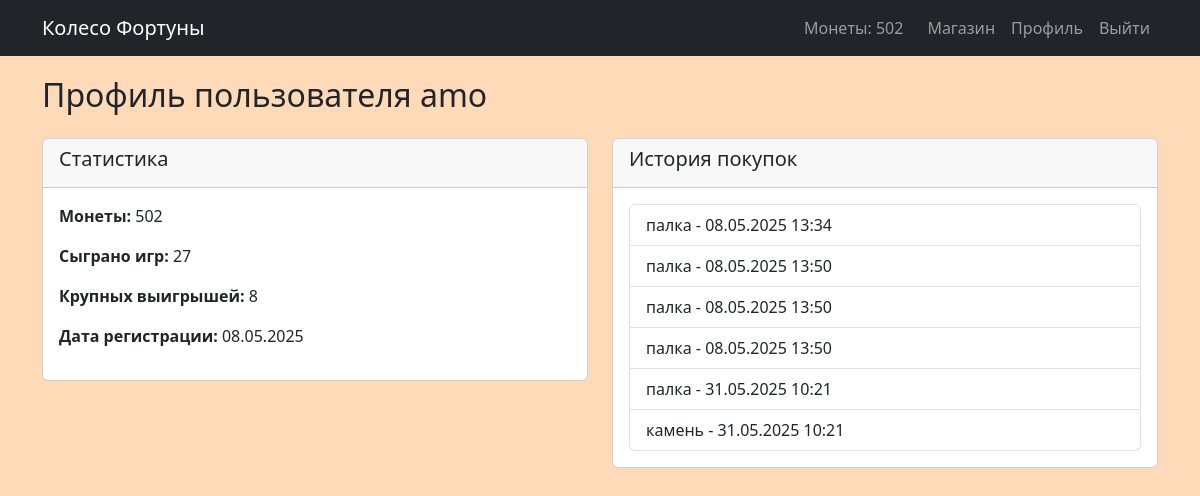
/profile/ (signed in), run on the app's committed database.
### wheel/models.py (models this page shows, shortened)
class Profile(models.Model):
    user = models.OneToOneField(User, on_delete=models.CASCADE)
    coins = models.IntegerField(default=0)
    games_played = models.IntegerField(default=0)
    wins = models.IntegerField(default=0)

class Purchase(models.Model):
    user = models.ForeignKey(User, on_delete=models.CASCADE)
    item = models.ForeignKey(ShopItem, on_delete=models.CASCADE)
    purchase_date = models.DateTimeField(auto_now_add=True)

class ShopItem(models.Model):
    name = models.CharField(max_length=100)
    description = models.TextField()
    price = models.IntegerField()
    image = models.ImageField(upload_to='shop_items/')

### wheel/views.py (the view)
# urls.py: path('profile/', views.profile_view, name='profile'),
@login_required
def profile_view(request):
    profile = request.user.profile
    purchases = Purchase.objects.filter(user=request.user)
    return render(request, 'wheel/profile.html', {'profile': profile, 'purchases': purchases})

### wheel/templates/wheel/profile.html
{% extends 'wheel/base.html' %}
{% block content %}
<body style="background-color: #FFDAB9;">
</body>
<h2>Профиль пользователя {{ user.username }}</h2>
<div class="row mt-4">
    <div class="col-md-6">
        <div class="card">
            <div class="card-header">
                <h5>Статистика</h5>
            </div>
            <div class="card-body">
                <p><strong>Монеты:</strong> {{ profile.coins }}</p>
                <p><strong>Сыграно игр:</strong> {{ profile.games_played }}</p>
                <p><strong>Крупных выигрышей:</strong> {{ profile.wins }}</p>
                <p><strong>Дата регистрации:</strong> {{ user.date_joined|date:"d.m.Y" }}</p>
            </div>
        </div>
    </div>
    <div class="col-md-6">
        <div class="card">
            <div class="card-header">
                <h5>История покупок</h5>
            </div>
            <div class="card-body">
                {% if purchases %}
                    <ul class="list-group">
                        {% for purchase in purchases %}
                            <li class="list-group-item">
                                {{ purchase.item.name }} - {{ purchase.purchase_date|date:"d.m.Y H:i" }}
                            </li>
                        {% endfor %}
                    </ul>
                {% else %}
                    <p>У вас пока нет покупок</p>
                {% endif %}
            </div>
        </div>
    </div>
</div>
{% endblock %}

### wheel/templates/wheel/base.html (shortened to what this page needs)
<!DOCTYPE html>
<html lang="en">
<head>
    <link href="https://cdn.jsdelivr.net/npm/bootstrap@5.3.0/dist/css/bootstrap.min.css" rel="stylesheet">
</head>
<body style="background-color: #FFDAB9;">
    <nav class="navbar navbar-expand-lg navbar-dark bg-dark">
        <div class="container">
            <a class="navbar-brand" href="{% url 'home' %}">Колесо Фортуны</a>
            <div class="navbar-nav ms-auto">
                {% if user.is_authenticated %}
                    <span class="navbar-text me-3">
                        Монеты: {{ user.profile.coins }}
                    </span>
                    <a class="nav-link" href="{% url 'shop' %}">Магазин</a>
                    <a class="nav-link" href="{% url 'profile' %}">Профиль</a>
                    <a class="nav-link" href="{% url 'logout' %}">Выйти</a>
                {% else %}
                    <a class="nav-link" href="{% url 'login' %}">Войти</a>
                    <a class="nav-link" href="{% url 'register' %}">Регистрация</a>
                {% endif %}
            </div>
        </div>
    </nav>
    <div class="container">
        {% block content %}
        {% endblock %}
    </div>
</body>
</html>

### wheel/templates/wheel/base.html (style rules this page uses)
.navbar { margin-bottom: 20px; }

### data on the page
Profile: coins "502", games_played "27", wins "8"
Purchase: item.name "палка", purchase_date "08.05.2025 13:34"
Purchase: item.name "палка", purchase_date "08.05.2025 13:50"
Purchase: item.name "палка", purchase_date "08.05.2025 13:50"
Purchase: item.name "палка", purchase_date "08.05.2025 13:50"
Purchase: item.name "палка", purchase_date "31.05.2025 10:21"
Purchase: item.name "камень", purchase_date "31.05.2025 10:21"

### other printed values
{{ user.profile.coins }} "502"
{{ user.username }} "amo"
{{ user.date_joined|date:"d.m.Y" }} "08.05.2025"
